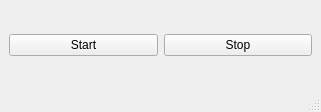
<?xml version="1.0" encoding="UTF-8"?>
<ui version="4.0">
 <class>MainWindow</class>
 <widget class="QMainWindow" name="MainWindow">
  <property name="geometry">
   <rect>
    <x>0</x>
    <y>0</y>
    <width>321</width>
    <height>112</height>
   </rect>
  </property>
  <property name="windowTitle">
   <string>Switch Audio</string>
  </property>
  <property name="windowIcon">
   <iconset>
    <normaloff>icon.png</normaloff>icon.png</iconset>
  </property>
  <widget class="QWidget" name="centralwidget">
   <layout class="QGridLayout" name="gridLayout">
    <item row="1" column="0">
     <layout class="QHBoxLayout" name="horizontalLayout">
      <item>
       <widget class="QPushButton" name="buttonStart">
        <property name="text">
         <string>Start</string>
        </property>
       </widget>
      </item>
      <item>
       <widget class="QPushButton" name="buttonStop">
        <property name="sizePolicy">
         <sizepolicy hsizetype="Minimum" vsizetype="Maximum">
          <horstretch>0</horstretch>
          <verstretch>0</verstretch>
         </sizepolicy>
        </property>
        <property name="text">
         <string>Stop</string>
        </property>
       </widget>
      </item>
     </layout>
    </item>
   </layout>
  </widget>
  <widget class="QStatusBar" name="statusbar"/>
 </widget>
 <resources/>
 <connections/>
</ui>
